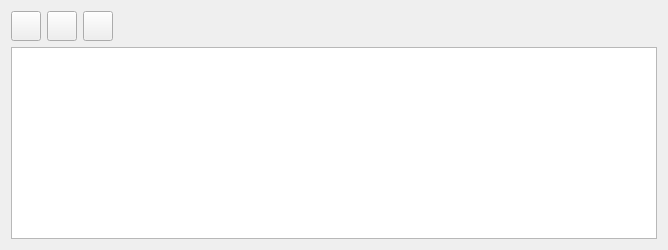
     <widget class="QWidget" name="tab_3">
      <attribute name="title">
       <string>Access</string>
      </attribute>
      <layout class="QVBoxLayout" name="verticalLayout_4">
       <item>
        <widget class="QWidget" name="widget_5" native="true">
         <layout class="QHBoxLayout" name="horizontalLayout_4">
          <property name="leftMargin">
           <number>0</number>
          </property>
          <property name="topMargin">
           <number>0</number>
          </property>
          <property name="rightMargin">
           <number>0</number>
          </property>
          <property name="bottomMargin">
           <number>0</number>
          </property>
          <item>
           <widget class="QPushButton" name="btnSaveAccess">
            <property name="minimumSize">
             <size>
              <width>30</width>
              <height>30</height>
             </size>
            </property>
            <property name="maximumSize">
             <size>
              <width>30</width>
              <height>30</height>
             </size>
            </property>
            <property name="text">
             <string/>
            </property>
            <property name="icon">
             <iconset resource="res.qrc">
              <normaloff>:/images/save.png</normaloff>:/images/save.png</iconset>
            </property>
           </widget>
          </item>
          <item>
           <widget class="QPushButton" name="btnRefresh">
            <property name="minimumSize">
             <size>
              <width>30</width>
              <height>30</height>
             </size>
            </property>
            <property name="maximumSize">
             <size>
              <width>30</width>
              <height>30</height>
             </size>
            </property>
            <property name="text">
             <string/>
            </property>
            <property name="icon">
             <iconset resource="res.qrc">
              <normaloff>:/images/refresh.png</normaloff>:/images/refresh.png</iconset>
            </property>
           </widget>
          </item>
          <item>
           <widget class="QPushButton" name="btnRemoveStation">
            <property name="minimumSize">
             <size>
              <width>30</width>
              <height>30</height>
             </size>
            </property>
            <property name="maximumSize">
             <size>
              <width>28</width>
              <height>30</height>
             </size>
            </property>
            <property name="text">
             <string/>
            </property>
            <property name="icon">
             <iconset resource="res.qrc">
              <normaloff>:/images/garbage.png</normaloff>:/images/garbage.png</iconset>
            </property>
            <property name="iconSize">
             <size>
              <width>16</width>
              <height>16</height>
             </size>
            </property>
           </widget>
          </item>
          <item>
           <spacer name="horizontalSpacer_5">
            <property name="orientation">
             <enum>Qt::Orientation::Horizontal</enum>
            </property>
            <property name="sizeHint" stdset="0">
             <size>
              <width>544</width>
              <height>20</height>
             </size>
            </property>
           </spacer>
          </item>
         </layout>
        </widget>
       </item>
       <item>
        <widget class="EQTableWidget" name="tblAccess">
         <property name="editTriggers">
          <set>QAbstractItemView::EditTrigger::NoEditTriggers</set>
         </property>
         <property name="selectionMode">
          <enum>QAbstractItemView::SelectionMode::SingleSelection</enum>
         </property>
         <property name="selectionBehavior">
          <enum>QAbstractItemView::SelectionBehavior::SelectRows</enum>
         </property>
        </widget>
       </item>
      </layout>
     </widget>
